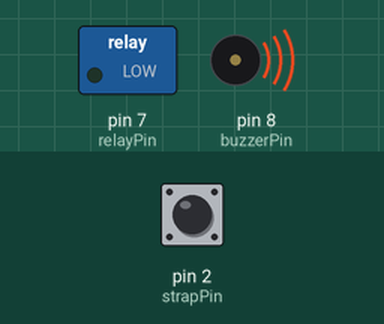
Recording of a sketch running on a simulated Arduino Uno, built with avr-gcc and run on an emulated ATmega328P. Shown: switched loads named in the sketch (green lamp = pin HIGH), buzzer (waves = sounding, pin HIGH). The test bench sets the inputs (shaded band); at power-on: pin 2 (strapPin) HIGH.

Above: at 0.1 s.
Timing chart, 0 to 3.0 s (numbered marks = the images above):
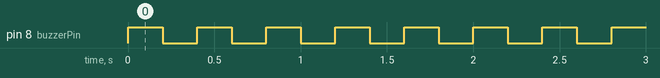

Measured:
- by itself, pin 8 (buzzerPin): alternates HIGH for 0.20 s and LOW for 0.20 s

The sketch:

strap_detection.ino
```cpp
const int strapPin = 2;      // Reed switch
const int relayPin = 7;      // Relay to control solenoid
const int buzzerPin = 8;     // Buzzer
bool helmetDetected = false;

void setup() {
  pinMode(strapPin, INPUT_PULLUP);
  pinMode(relayPin, OUTPUT);
  pinMode(buzzerPin, OUTPUT);
  digitalWrite(relayPin, LOW);  // Locked by default
  Serial.begin(9600);
}

void loop() {
  // Check strap
  bool strapFastened = digitalRead(strapPin) == LOW;

  // Read serial from Python
  if (Serial.available()) {
    char received = Serial.read();
    helmetDetected = (received == '1');
  }

  if (strapFastened && helmetDetected) {
    digitalWrite(relayPin, HIGH);  // Unlock
    digitalWrite(buzzerPin, LOW);  // No beep
  } else {
    digitalWrite(relayPin, LOW);   // Keep locked
    digitalWrite(buzzerPin, HIGH); // Beep warning
    delay(200);
    digitalWrite(buzzerPin, LOW);
    delay(200);
  }
}
```
